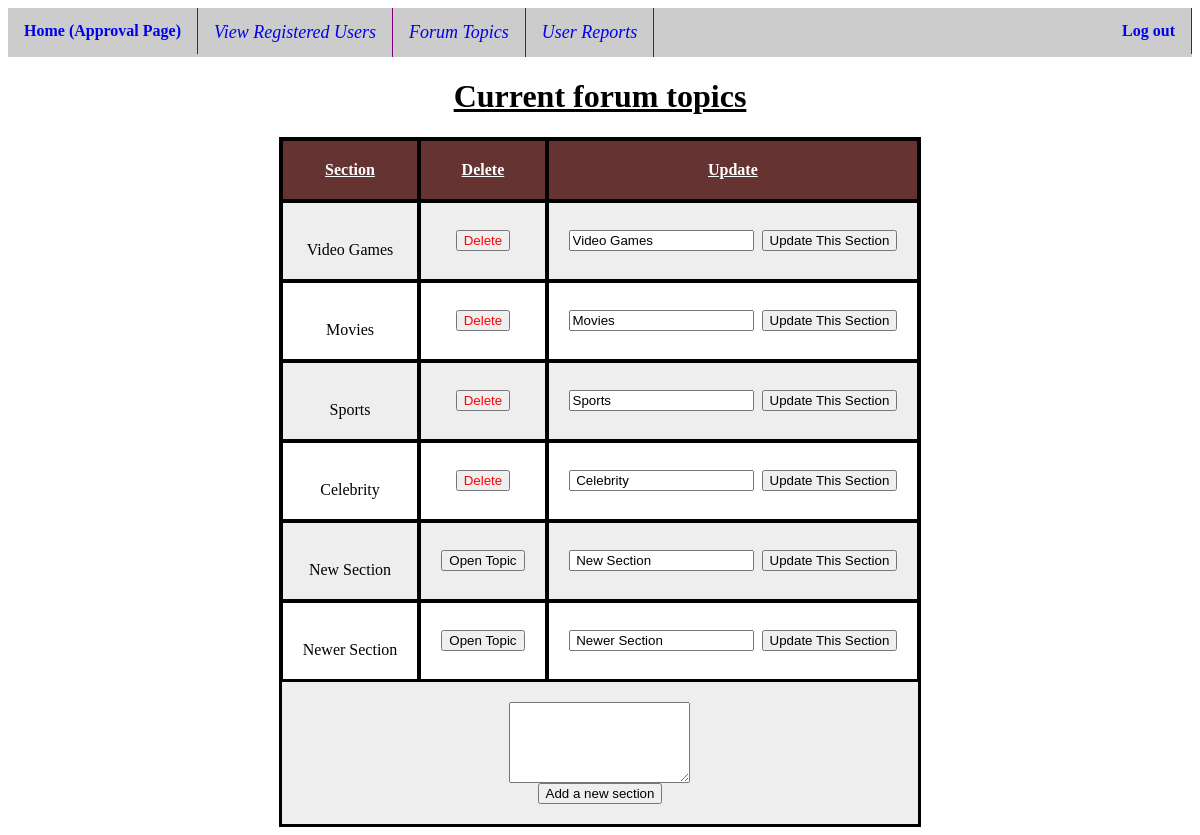
Screenshot of /ftopics.php with the database file from the repository.
### tables this page shows
CREATE TABLE `section` (
  `Section` varchar(100) NOT NULL,
  `Approved` int(2) NOT NULL DEFAULT '0'
);

### ftopics.php (the view, shortened to what this page needs)
<!DOCTYPE html PUBLIC "-//W3C//DTD XHTML 1.0 Transitional//EN" "http://www.w3.org/TR/xhtml1/DTD/xhtml1-transitional.dtd">
<html xmlns="http://www.w3.org/1999/xhtml">
<head>
</head>
<body>
<?php
require_once('config.php');
require_once('navbar1.php');
?>
<h1 align="center"	style='text-decoration:underline'>Current forum topics</h1>
<table>
<th>Section</th>
<th>Delete</th>
<th>Update</th>
<?php
	$sql2="SELECT * FROM section";
	$result2=mysqli_query($conn,$sql2);
	while($hey2=mysqli_fetch_assoc($result2))
	{echo "<tr><td align=center><br>";
	 echo $hey2['Section'];
	 $temp=$hey2['Section'];
	 echo "</td>";
	 echo "<td align=center>";
	 if($hey2['Approved']==1)
	 echo "<form method='POST' action='sectiondelete.php?section=$temp&approved=1'><input type='submit' value='Delete' style='color:red;'>";
	 else
 	 echo "<form method='POST' action='sectiondelete.php?section=$temp&approved=0'><input type='submit' value='Open Topic'>";
	 echo "</form></td>";
	 echo "<td><form method='POST' action='topicupdate.php?actual=$temp'>";
	 echo "<input type='text' name='topic' value='$temp'>&nbsp&nbsp";
	 echo "<input type='submit' value='Update This Section'>";
	 echo "</td></tr></form>";
	}
?>
<tr >
<td colspan='3' align="center" style="border:none">
<form action="section.php" method="post">
<textarea rows="5" cols="20" name="topic"> </textarea>
<br >
<input type='submit' value='Add a new section' >
</form>
</td>
</tr>
</table>

### navbar1.php (shortened to what this page needs)
<!DOCTYPE html PUBLIC "-//W3C//DTD XHTML 1.0 Transitional//EN" "http://www.w3.org/TR/xhtml1/DTD/xhtml1-transitional.dtd">
<html xmlns="http://www.w3.org/1999/xhtml">
<head>
</head>
<body>
<ul class="nope">
<li class="usee" style="font-weight:bold;"><a href="fapprove.php">Home (Approval Page)</a></li>
<li class="usee" id="id1"><a href="welcome.php">View Registered Users</a></li>
<li class="usee" id="id2"><a href="ftopics.php">Forum Topics</a></li>
<li class="usee" id="id3"><a href="reportadmin.php">User Reports</a></li>
<li class="usee" style="float:right;font-weight:bold;"><a href="logout.php">Log out</a></li>
</ul>
</body>
</html>

### ftopics.php (style rules this page uses)
table,td,th { border:1px solid black;  padding:100px; }
table { margin-left: auto; margin-right: auto; }
tr,td,th { padding:20px; }
th { text-decoration:underline; }
table, tr:nth-child(even) { background-color: #eee; }
table,tr:nth-child(odd) { background-color: #fff; }
table { color: black; background-color: black; }
th { background:#663333; color:white; }

### navbar1.php (style rules this page uses)
ul { padding:0px; margin:0px; list-style-type:none; overflow:hidden; background-color:#CCCCCC; }
li { float:left; }
li a { display: block; //make the whole area clickable color: hotpink; text-align: center; padding: 14px 16px; text-decoration: none; border-right:1px solid purple; }
#id1 { font-style: oblique; font-size:large; }
#id2 { font-style: oblique; font-size:large; }
#id3 { font-style:oblique; font-size:large; }
li:last-child { border-right:none; }

### rows the page displays
section: Section "Video Games", topic "Video Games"
section: Section "Movies", topic "Movies"
section: Section "Sports", topic "Sports"
section: Section "Celebrity", topic "Celebrity"
section: Section "New Section", topic "New Section"
section: Section "Newer Section", topic "Newer Section"
